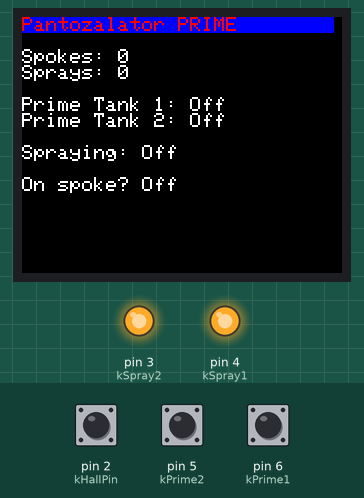
A sketch run on a simulated Arduino Uno, built with avr-gcc and run on an emulated ATmega328P. Parts: 160×128 colour display, output pins drawn as LEDs (lit = HIGH). The test bench sets the inputs (shaded band); at power-on: pin 5 (kPrime2) HIGH, pin 6 (kPrime1) HIGH, pin 2 (kHallPin) HIGH.

Above: at 1.3 s.
1.4 s: pin 5 (kPrime2) pulled LOW for 0.15 s
At 1.46 s:
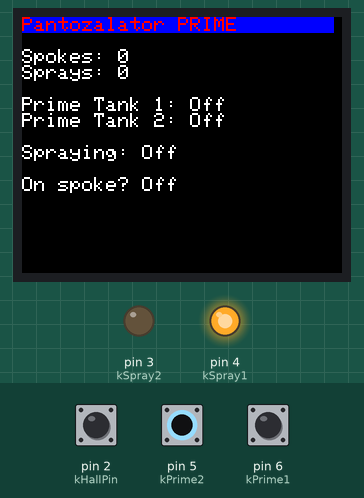
3.2 s: pin 6 (kPrime1) pulled LOW for 1 s
At 4.0 s:
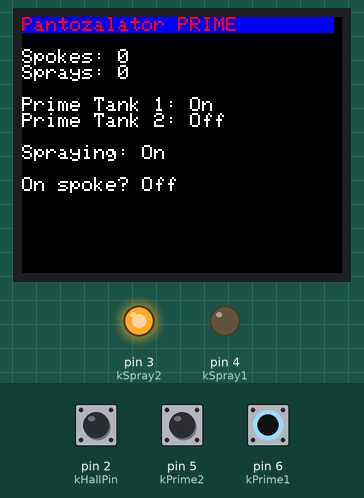
5.7 s: pin 2 (kHallPin) pulled LOW for 0.15 s
At 5.9 s:
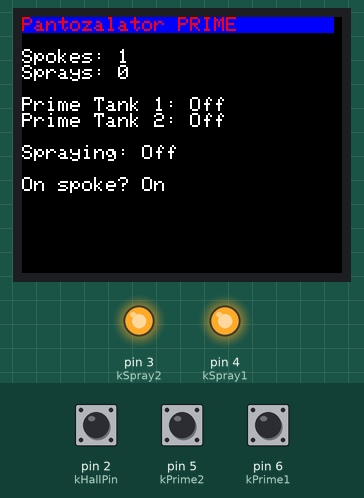
7.5 s: pin 2 (kHallPin) pulled LOW for 1 s
At 8.9 s:
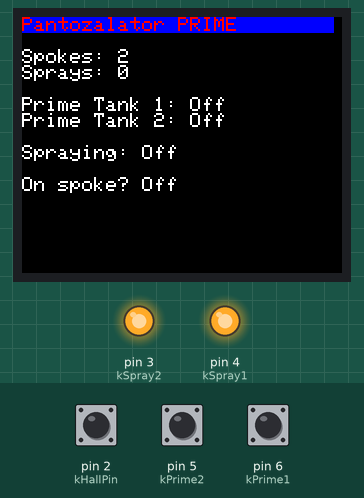
10.0 s: pin 5 (kPrime2) pulled LOW for 1 s
At 10.8 s:
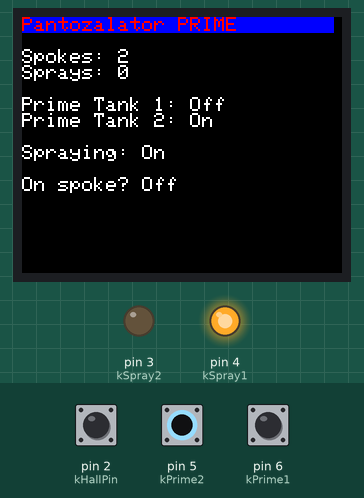
12.5 s: pin 6 (kPrime1) pulled LOW for 0.15 s
At 13.8 s:
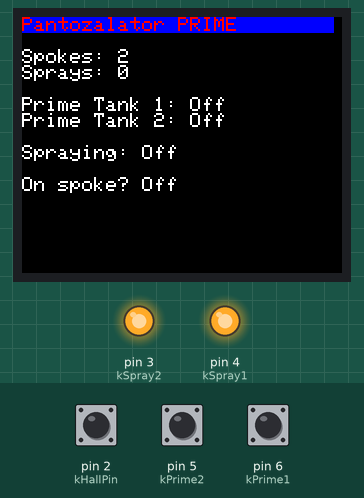
Timing chart, 0 to 15.2 s (numbered marks = the images above; inputs shaded):
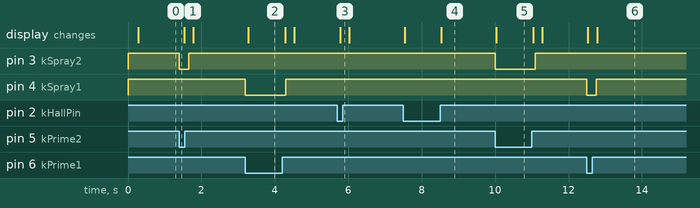

The sketch:

pantoozelator.ino
```cpp
#include <Adafruit_GFX.h>    // Core graphics library
#include <Adafruit_ST7735.h> // Hardware-specific library for ST7735
#include <Adafruit_ST7789.h> // Hardware-specific library for ST7789
#include <SPI.h>

#define TFT_CS        10
#define TFT_RST        9 // Or set to -1 and connect to Arduino RESET pin
#define TFT_DC         8

Adafruit_ST7735 tft = Adafruit_ST7735(TFT_CS, TFT_DC, TFT_RST);

// Every 50 marks is an alternating color
const byte kSpokes = 10; // number of spokes on the wheel
// number of spins equal to 20 feet, wheel is 15"
// the three extra spokes is a manual adjustment from testing.
const byte kMarkSpins = 5 * kSpokes + 3;
const unsigned int  kSprayTime = 250;  // time, in milliseconds to spray the paint.

const byte kSpray1 = 4;
const byte kSpray2 = 3;

const byte kPrime1 = 6;
const byte kPrime2 = 5;

const byte kHallPin = 2;

unsigned long sprayTime1 = 0;
unsigned long sprayTime2 = 0;
unsigned int sprays = 0;
unsigned int spins = 0;
unsigned int nextSpray = kMarkSpins;

volatile byte state = LOW;

unsigned long now = 1;
byte spraying = 0;
byte spray2 = 0;

void setup() {
  pinMode(kHallPin, INPUT_PULLUP);
  pinMode(kSpray1, OUTPUT);
  pinMode(kSpray2, OUTPUT);
  pinMode(kPrime1, INPUT_PULLUP);
  pinMode(kPrime2, INPUT_PULLUP);

  // Interrupt 0 is on Pin #2.
  attachInterrupt(0, count, CHANGE);

  digitalWrite(kSpray1, HIGH);
  digitalWrite(kSpray2, HIGH);
  now = millis();

  tft.initR(INITR_BLACKTAB);      // Init ST7735S chip, black tab
  tft.setRotation(1); // use 1 or 3
  tft.fillScreen(ST77XX_BLACK);
  testdrawtext("LILO loading Linux...", ST77XX_WHITE);
  tft.fillScreen(ST77XX_BLACK);
}


unsigned long count_now;
unsigned long count_last = 0;
byte hallState = HIGH;
byte lastHallState = HIGH;

void loop() {
  now = millis();

  if (digitalRead(kPrime1) == LOW) {
    sprayTime1 = now + 100;
  } else if (digitalRead(kPrime2) == LOW) {
    sprayTime2 = now + 100;
  }

  spraying = sprayTime1 > now || sprayTime2 > now;

  digitalWrite(kSpray1, sprayTime1 > now ? LOW : HIGH);
  digitalWrite(kSpray2, sprayTime2 > now ? LOW : HIGH);

  if (now % 250 == 0) {
    updateDisplay();
  }
}

void count() {
  count_now = millis();
  hallState = digitalRead(kHallPin);
  //if (count_now > sprayTime1 + 250 && count_now > sprayTime2 + 250 && digitalRead(kHallPin) == LOW) {
  if (count_now > count_last + 1 && lastHallState != hallState) { // && digitalRead(kPrime1) == HIGH && digitalRead(kPrime2) == HIGH) {
    count_last = count_now;
    spins++;
    if (spins >= nextSpray) {
        sprays ++;
        if (sprays % 50 == 0) {
          sprayTime2 = millis() + kSprayTime;
        } else {
          sprayTime1 = millis() + kSprayTime;
        }
        nextSpray += kMarkSpins;
    }
  }
}


void testdrawtext(char *text, uint16_t color) {
  tft.setCursor(0, 0);
  tft.setTextColor(color);
  tft.setTextWrap(true);
  tft.print(text);
}

const char* boolToStr(int value) {
  return value == 1 ? "On " : "Off";
}

char d_num[16];


void updateDisplay() {

  tft.setCursor(0,0);
  tft.setTextColor(ST77XX_RED, ST77XX_BLUE);
  tft.println("Pantozalator PRIME        ");
  tft.println("");
  tft.setTextColor(ST77XX_WHITE, ST77XX_BLACK);

  tft.print("Spokes: ");
  tft.println(spins);
  tft.print("Sprays: ");
  itoa(sprays, d_num, 10);
  tft.println(d_num);
  tft.println("");

  // output the "prime" status
  tft.print("Prime Tank 1: ");
  tft.println(boolToStr(digitalRead(kPrime1) == LOW));
  tft.print("Prime Tank 2: ");
  tft.println(boolToStr(digitalRead(kPrime2) == LOW));

  // and if we are spraying
  tft.println("");
  tft.print("Spraying: ");
  tft.println(boolToStr(spraying));

  tft.println("");
  tft.print("On spoke? ");
  tft.println(boolToStr(digitalRead(kHallPin) == LOW));
}
```

Measured:
- after the input at 1.4 s, pin 3 (kSpray2): HIGH → LOW at once, → HIGH 0.25 s later
- after the input at 3.2 s, pin 4 (kSpray1): HIGH → LOW at once, → HIGH 1.1 s later; the display: changes after 0.08 s (image 2)
- after the input at 5.7 s, the display: changes after 0.08 s (image 3)
- after the input at 7.5 s, the display: first changes at once (image 4 shows a later state)
- after the input at 10.0 s, pin 3 (kSpray2): HIGH → LOW at once, → HIGH 1.1 s later; the display: changes at once (image 5)
- after the input at 12.5 s, pin 4 (kSpray1): HIGH → LOW at once, → HIGH 0.25 s later; the display: first changes at once (image 6 shows a later state)
